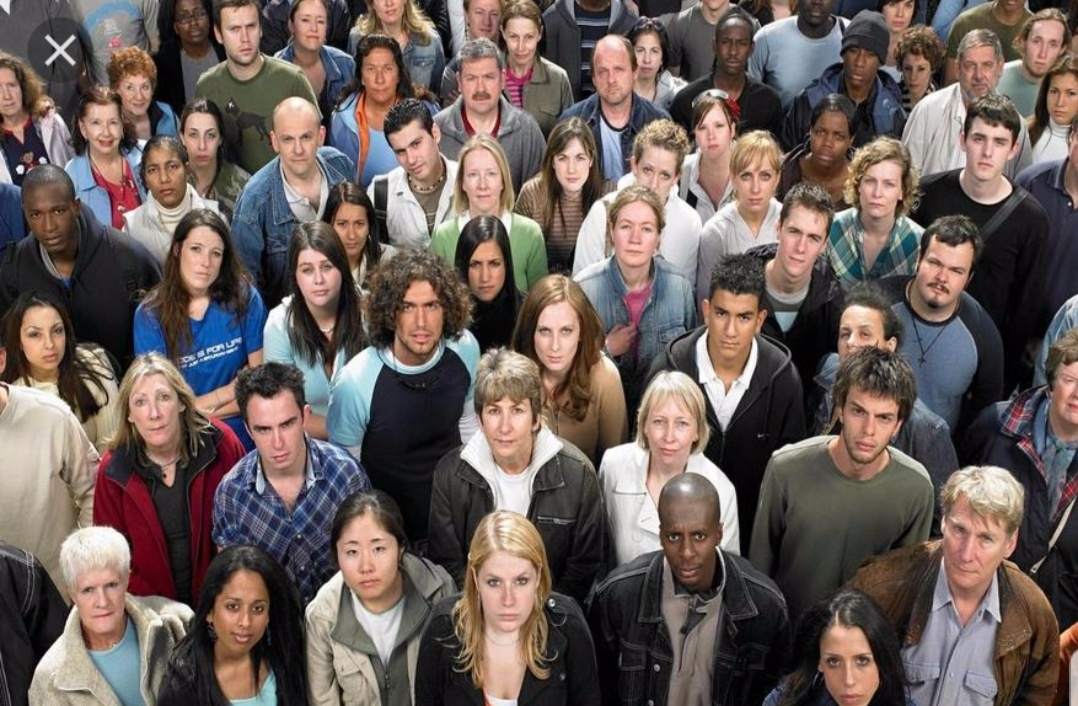
#> input picture DeepLearning/ImageVerification/OpenCV_FaceCognition/image2.jpg, 1078 x 706 px
$ python faceCensoring.py
#> lines starting #> are read from the running program, lines starting #| are printed output that depends on the picture; after the words box and inside, x2 and y2 are one past the last pixel; in counts of white or black regions, pixels touching at a corner belong together
import cv2, sys, re
import os

image_file = "image2.jpg"

# 출력 파일 이름
output_file = re.sub(r'\,jpg|jpeg|PNG$','-mosaic.jpg', image_file)
mosaic_rate = 15

# 캐스캐이드 파일 경로 지정하기
cascade_file = 'cascades/data/haarcascade_frontalface_alt.xml'

# 이미지 읽어 들이기
image = cv2.imread(image_file)
#> image is the input picture: shape (706, 1078, 3); mean B, G, R 89.5, 93.9, 107.1
image_gs = cv2.cvtColor(image, cv2.COLOR_BGR2GRAY)  # 그레이스케일 변환
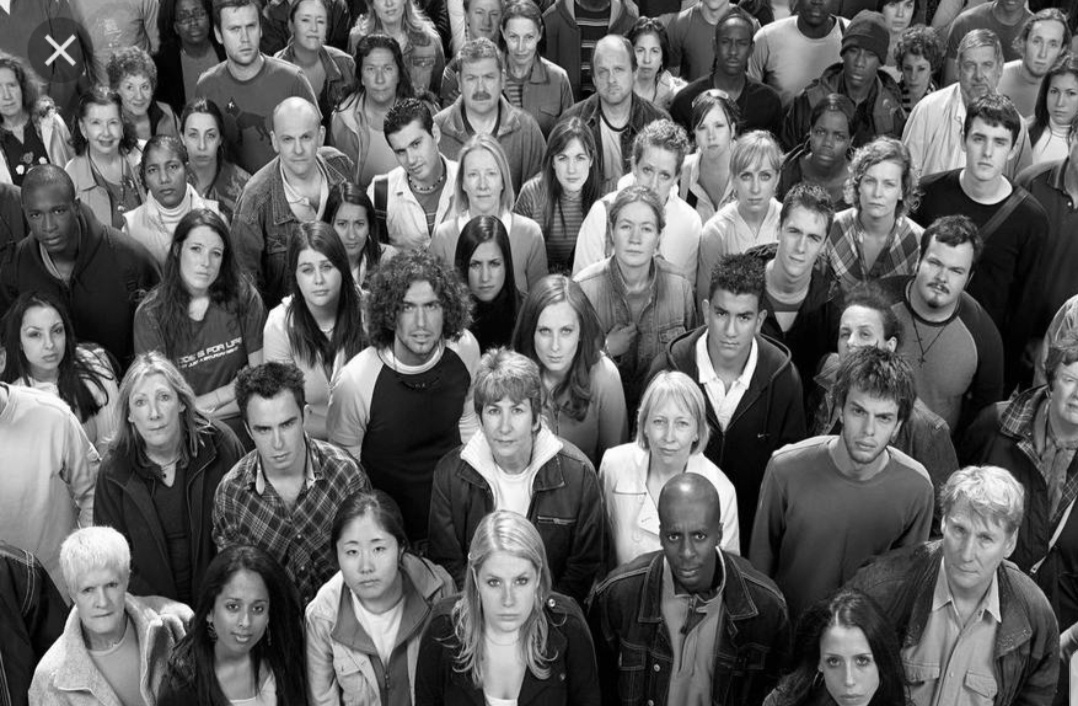
#> image_gs: shape (706, 1078); min 0, max 255, mean 97.4

# 얼굴 인식 실행하기
cascade = cv2.CascadeClassifier(cascade_file)
face_list = cascade.detectMultiScale(image_gs, scaleFactor=1.1, minNeighbors=3, minSize=(40, 40))
#> face_list = 48 rows, first 6: [290, 2, 46, 46], [219, 9, 50, 50], [499, 19, 46, 46], [710, 24, 47, 47], [1021, 23, 48, 48], [624, 33, 46, 46]

if len(face_list) == 0:
    print("no face")
    quit()

# 확인한 부분에 모자이크 걸기
print(face_list)
#> (printed output is left out)
color = (0, 0, 255)

for (x, y, w, h) in face_list:
    # 얼굴 부분 자르기
    face_img = image[y:y+h, x:x+w]
    # 자른 이미지를 지정한 배율로 확대/축소하기
    face_img = cv2.resize(face_img, (w//mosaic_rate, h//mosaic_rate))
    # 확대/축소한 그림을 원래 크기로 돌리기
    face_img = cv2.resize(face_img, (w, h), interpolation=cv2.INTER_AREA)

    # 원래 이미지에 붙이기
    image[y:y+h, x:x+w] = face_img
#> this loop made 48 passes
#> (x, y, w, h) on passes 1 to 12: (290, 2, 46, 46), (219, 9, 50, 50), (499, 19, 46, 46), (710, 24, 47, 47), (1021, 23, 48, 48), (624, 33, 46, 46), (356, 50, 48, 48), (954, 46, 49, 49), (588, 53, 47, 47), (893, 51, 45, 45), (455, 58, 51, 51), (115, 69, 46, 46)
#> pass 1, `face_img = image[y:y+h, x:x+w]`:
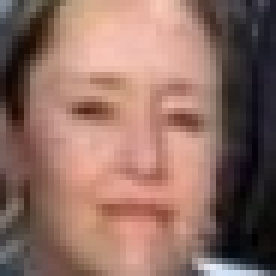
#> face_img: shape (46, 46, 3) (shown 6 times larger); mean B, G, R 99.1, 109.4, 143.3
#> pass 1, `face_img = cv2.resize(face_img, (w, h), interpolation=cv2.INTER_AREA)`:
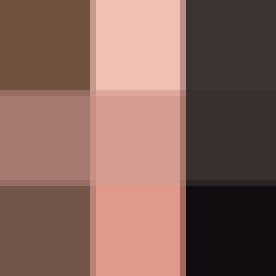
#> face_img: shape (46, 46, 3) (shown 6 times larger); mean B, G, R 91.1, 99.9, 134
#> pass 2, `face_img = image[y:y+h, x:x+w]`:
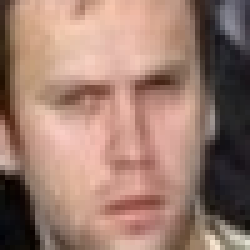
#> face_img: shape (50, 50, 3) (shown 5 times larger); mean B, G, R 111.1, 123.8, 156.5
#> pass 2, `face_img = cv2.resize(face_img, (w, h), interpolation=cv2.INTER_AREA)`:
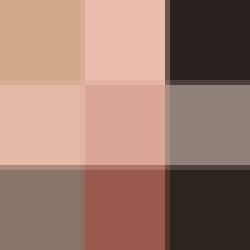
#> face_img: shape (50, 50, 3) (shown 5 times larger); mean B, G, R 110.8, 123.5, 156.9
#> after the loop:
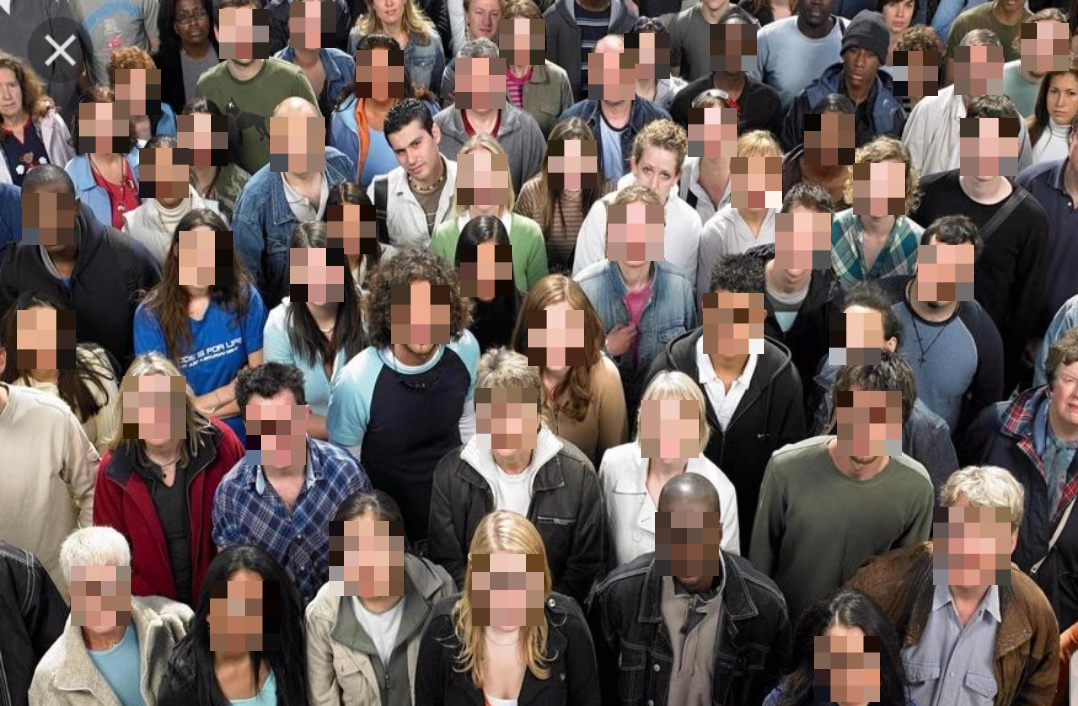
#> image: shape (706, 1078, 3); 19.39% of pixels changed, all inside (x1, y1, x2, y2) = (17, 2, 1069, 702)

# 렌더링 결과를 파일에 출력
if not os.path.exists("res_Img"):
    os.mkdir("res_Img")
cv2.imwrite("res_Img/mosaic-output2.PNG", image)

$ run again, with DeepLearning/ImageVerification/OpenCV_FaceCognition/images.jpg copied over DeepLearning/ImageVerification/OpenCV_FaceCognition/image2.jpg
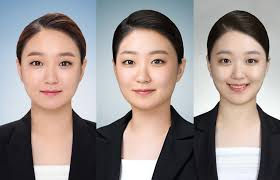
#> input picture DeepLearning/ImageVerification/OpenCV_FaceCognition/images.jpg, 280 x 180 px
#> image is the input picture: shape (180, 280, 3); mean B, G, R 141.8, 145, 155.6
#> face_list = [[205, 34, 67, 67], [105, 31, 77, 77], [14, 34, 76, 76]]
#| [[205  34  67  67]
#|  [105  31  77  77]
#|  [ 14  34  76  76]]
#> the loop `for (x, y, w, h) in face_list:` made 3 passes
#> pass 1, `face_img = cv2.resize(face_img, (w, h), interpolation=cv2.INTER_AREA)`:
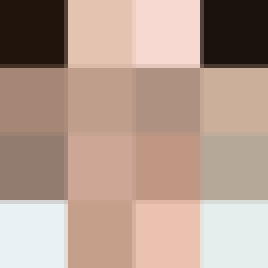
#> face_img: shape (67, 67, 3) (shown 4 times larger); mean B, G, R 143, 156.4, 180.6
#> after the loop `for (x, y, w, h) in face_list:`:
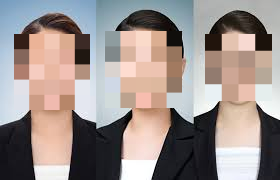
#> image: shape (180, 280, 3); mean B, G, R 141, 144.5, 155.1

$ run again, with DeepLearning/ImageVerification/OpenCV_FaceCognition/face.png saved as DeepLearning/ImageVerification/OpenCV_FaceCognition/image2.jpg
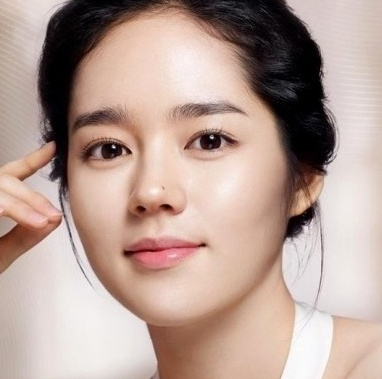
#> input picture DeepLearning/ImageVerification/OpenCV_FaceCognition/face.png, 382 x 379 px
#> image is the input picture: shape (379, 382, 3); mean B, G, R 150.6, 160.1, 183.7
#> `image_gs = cv2.cvtColor(image, cv2.COLOR_BGR2GRAY)`:
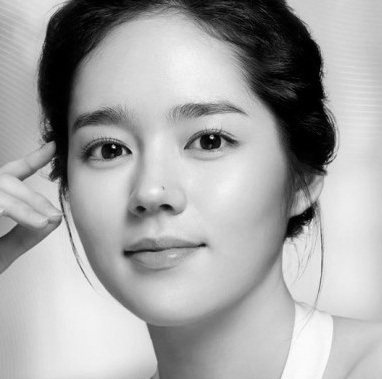
#> image_gs: shape (379, 382); min 0, max 253, mean 166.1
#> face_list = [[34, 40, 255, 255]]
#| [[ 34  40 255 255]]
#> the loop `for (x, y, w, h) in face_list:` made 1 pass
#> after the loop `for (x, y, w, h) in face_list:`:
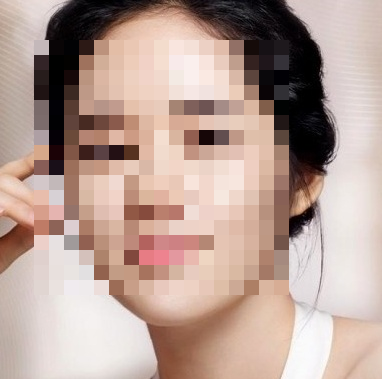
#> image: shape (379, 382, 3); mean B, G, R 150.4, 160, 183.8
